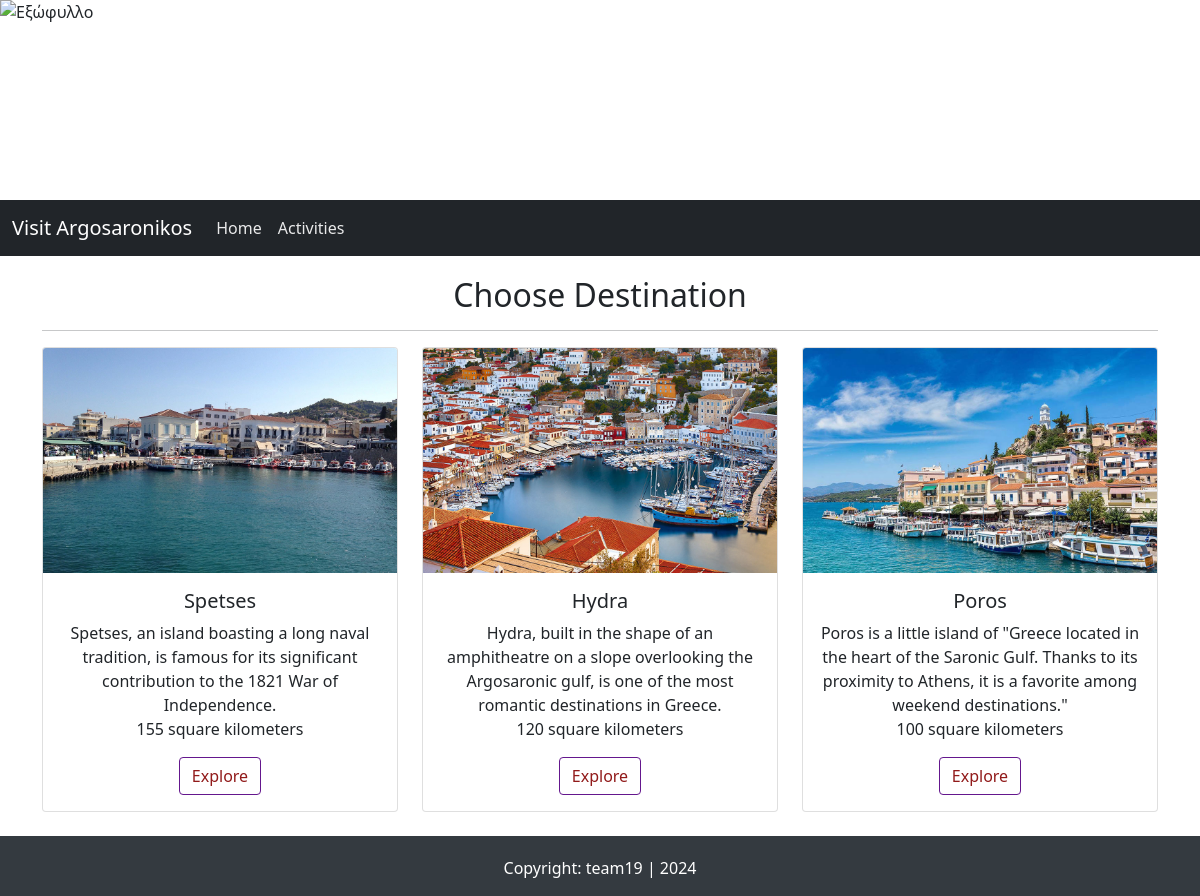
The page / on the database its author committed.
### tables this page shows
CREATE TABLE "Island" (
	"name"	VARCHAR(20) NOT NULL,
	"size"	INTEGER NOT NULL,
	"islandId"	INTEGER NOT NULL,
	"image"	VARCHAR(50),
	"description"	TEXT NOT NULL,
	PRIMARY KEY("islandId")
);

### islandApp/routes.py (the view)
@app.route("/home/")
@app.route("/")
def islands():
    islands= getIslands()
    return render_template("index.html", islands=islands)

### islandApp/dbconnect.py (called while the page is built)
def getIslands():
    islands = []
    cursor=db.cursor()
    cursor.execute('''SELECT * FROM Island''')
    data = cursor.fetchall()
    for _island in data:
        island = IslandObject()
        island.name = _island[0]
        island.size = _island[1]
        island.islandId = _island[2]
        island.image = _island[3]
        island.description = _island[4]
        islands.append(island)
    return islands

### islandApp/templates/index.html (shortened to what this page needs)
{% extends 'base.html' %}
{% block content %}
<h2 class="aba_header">Choose Destination </h2>
<hr>
<head>
</head>
<body>
  <link href="https://cdn.jsdelivr.net/npm/bootstrap@5.1.3/dist/css/bootstrap.min.css" rel="stylesheet">
<div class="row row-cols-1 row-cols-md-3 g-4">
  {% for island in islands %}
    <div class="col">
      <div class="card h-100">
        <img src="{{ url_for('static', filename='images/island_images/' + island.name.lower() + '.jpg') }}" class="card-img-top" alt="{{ island.name }}">
        <div class="card-body">
          <h5 class="card-title">{{ island.name }}</h5>
          <p class="card-text">{{island.description}}<br>{{island.size}} square kilometers</p>
          <a href="{{ url_for('activities', island=island.name.lower()) }}">
            <button type="button" class="btn btn-mauve"
            style="--bs-btn-padding-y: .25rem; --bs-btn-padding-x: .5rem; --bs-btn-font-size: .75rem;">Explore</button>
          </a>
        </div>
      </div>
    </div>
  {% endfor %}
</div>
</body>
{% endblock %}

### islandApp/templates/base.html (shortened to what this page needs)
<!DOCTYPE html>
<html>
<head>
<link href="https://cdn.jsdelivr.net/npm/bootstrap@5.0.1/dist/css/bootstrap.min.css" rel="stylesheet">
<link rel="stylesheet" href="{{ url_for('static', filename= 'css/styles.css') }}">
</head>
<body>
 <img src="{{ url_for('static', filename='images/wallpap.jpg') }}" alt="Εξώφυλλο" class="cover-image">
  {% include "navbar.html" %}
  <main role="main" class="container">
    {% block content %}
    {% endblock %}
  </main>
  {% include "footer.html" %}
</body>
</html>

### islandApp/templates/navbar.html (shortened to what this page needs)
<nav class="navbar navbar-expand-lg navbar-dark bg-dark">
  <div class="container-fluid">
    <a class="navbar-brand" href="/">Visit Argosaronikos</a>
    <div class="collapse navbar-collapse" id="navbarSupportedContent">
      <ul class="navbar-nav me-auto mb-2 mb-lg-0">
        <li class="nav-item">
          <a class="nav-link mlink" aria-current="page" href="/">Home</a>
        </li>
        <li class="nav-item">
          <a class="nav-link mlink" aria-current="page" href="/" onclick="return checkIslandSelection()">Activities</a>
        </li>
      </ul>
    </div>
  </div>
</nav>
  <head></head>

### islandApp/templates/footer.html (shortened to what this page needs)
<footer class="page-footer font-small stylish-color-dark pt-1 mt-4">
  <div class="footer-copyright py-3 text-center">
      Copyright: team19 |
  </div>
</footer>

### islandApp/static/css/styles.css (style rules this page uses)
body { background-color: #f8f9fa; }
.container { margin-top: 20px; }
footer { color: #fff; background-color: #343a40; }
.litems,.mlink { text-decoration: none; color: rgba(255,255,255,.90)!important; }
.row { margin-top: 20px; }
.aba_header { text-align: center; }

### islandApp/templates/base.html (style rules this page uses)
body { display: flex; flex-direction: column; min-height: 100vh; margin: 0; }
main { flex: 1; }
.cover-image { width: 100%; height: 200px; object-fit: cover; }

### islandApp/templates/index.html (style rules this page uses)
.container { text-align: center; / }
.btn { background-color: transparent !important; border: none; }
.row-cols-md-3 .col { display: flex; flex-direction: column; }
.card { flex: 1; }
.btn-mauve { background-color: #380355; border-color: #64178d; color: #911a1a; }

### rows shown on the page
Island: shows a picture, name "Spetses", description "Spetses, an island boasting a long naval tradition, is famous for its significant contribution to the 1821 War of Independence.", size "155"
Island: shows a picture, name "Hydra", description "Hydra, built in the shape of an amphitheatre on a slope overlooking the Argosaronic gulf, is one of the most romantic destinations in Greece.", size "120"
Island: shows a picture, name "Poros", description "Poros is a little island of \"Greece located in the heart of the Saronic Gulf. Thanks to its proximity to Athens, it is a favorite among weekend destinations.\"", size "100"
